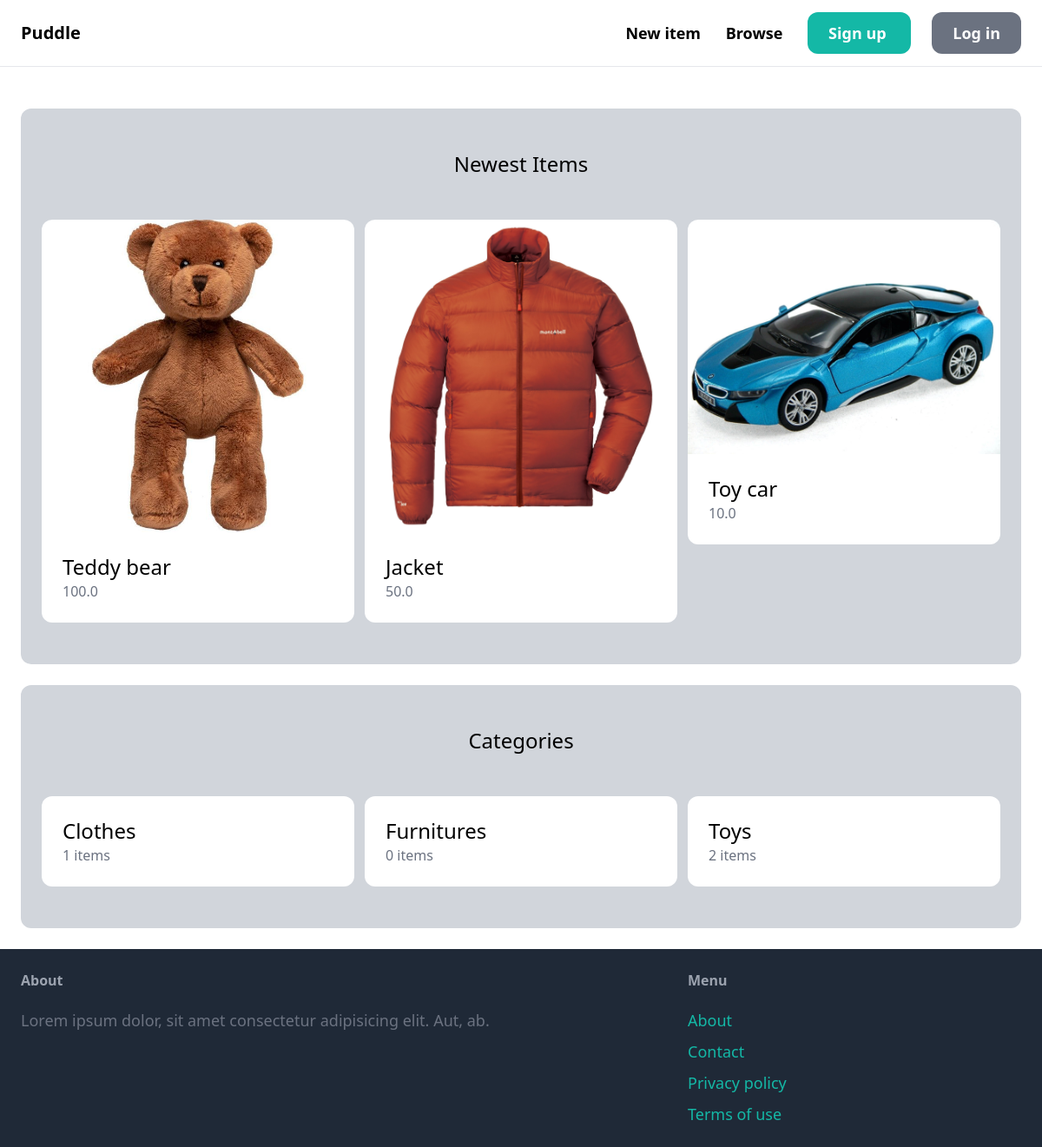
The page / on the database its author committed.
### item/models.py (models this page shows, shortened)
class Item(models.Model):
    category = models.ForeignKey(Category, related_name='items', on_delete=models.CASCADE)
    name = models.CharField(max_length=255)
    description = models.TextField(blank=True, null=True)
    price = models.FloatField()
    image = models.ImageField(upload_to='item_images', blank=True, null=True)
    is_sold = models.BooleanField(default=False)
    created_by = models.ForeignKey(User, related_name='items', on_delete=models.CASCADE)
    created_at = models.DateTimeField(auto_now_add=True)

class Category(models.Model):
    name = models.CharField(max_length=255)
    class Meta:
        ordering = ('name',)
        verbose_name_plural = 'Categories'

### core/views.py (the view)
# urls.py: path('', views.index, name='index'),
def index(request):
    items = Item.objects.filter(is_sold=False)[0:6]
    categories = Category.objects.all()
    context = {
        'categories': categories,
        'items': items,
    }
    return render(request, 'core/index.html', context)

### core/templates/core/index.html (shortened to what this page needs)
{% extends 'core/base.html' %}
{% block content %}
<div class="mt-6 px-6 py-12 bg-gray-300 rounded-xl">
    <h2 class="mb-12 text-2xl text-center">
        Newest Items
    </h2>
    <div class="grid grid-cols-3 gap-3">
        {% for item in items %}
        <div>
            <a href="{% url 'item:detail' item.id %}">
                <div>
                    <img src="{{ item.image.url }}" alt="" class="rounded-t-xl">
                </div>
                <div class="p-6 bg-white rounded-b-xl">
                    <h2 class="text-2xl">{{ item.name }}</h2>
                    <p class="text-gray-500">{{ item.price }}</p>
                </div>
            </a>
        </div>
        {% endfor %}
    </div>
</div>
<div class="mt-6 px-6 py-12 bg-gray-300 rounded-xl">
    <h2 class="mb-12 text-2xl text-center">
        Categories
    </h2>
    <div class="grid grid-cols-3 gap-3">
        {% for category in categories %}
        <div>
            <a href="#">
                <div class="p-6 bg-white rounded-xl">
                    <h2 class="text-2xl">{{ category.name }}</h2>
                    <p class="text-gray-500">{{ category.items.count }} items</p>
                </div>
            </a>
        </div>
        {% endfor %}
    </div>
</div>
{% endblock %}

### rows shown on the page
Item: image (picture), name "Teddy bear", price "100.0"
Item: image (picture), name "Jacket", price "50.0"
Item: image (picture), name "Toy car", price "10.0"
Category: name "Clothes", items.count "1"
Category: name "Furnitures", items.count "0"
Category: name "Toys", items.count "2"
